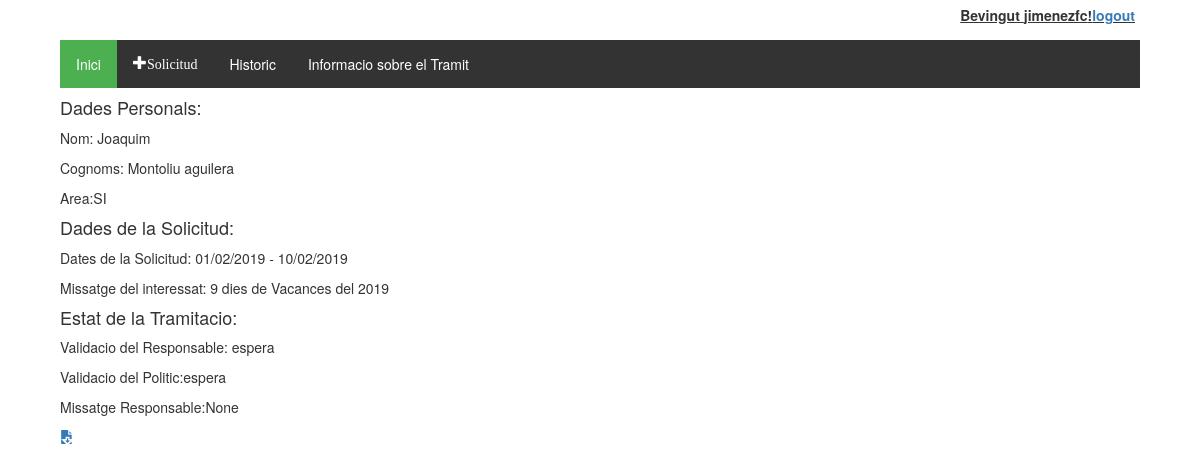
The app's page /tramitador/tramit/1/ (signed in) with its own data.
### tramitador/models.py (models this page shows, shortened)
class Treballadors(AbstractUser):
    tip_areas = (
        ('SE','Serveis Econòmics'),
        ('ST','Serveis Territorials'),
        ('SP','Serveis Personals'),
        ('SC','Seguretat Ciutadana'),
        ('SI','Serveis Interns'),
        ('SO', 'Serveis Organització'),
    )
    """tip_rols = (
        ('treb', 'Treballador'),
        ('resp', 'Responsable'),
        ('pol', 'Politic'),
    )
    tip_estats = (
        ('alta', 'Alta'),
        ('baixa','Baixa'),
    )
    creat_en = models.DateTimeField(auto_now_add=True)
    modificat_en = models.DateTimeField(auto_now=True)"""
    usuari = models.CharField(max_length=20)
    """nom = models.CharField(max_length=20)
    cognoms = models.CharField(max_length=20)
    email = models.CharField(max_length=50)"""
    dni = models.CharField(max_length=20, null = True, blank=True)
    area = models.CharField(max_length=200,choices = tip_areas, default = 'SO')
    """rol = models.CharField(max_length=20, choices = tip_rols, default = 'treb')
    estat = models.CharField(max_length=10, choices = tip_estats, default = 'alta')"""

class Tramit(models.Model):
    validacio = (
        ('conforme','conforme'),
        ('inconforme','no conforme'),
        ('espera', 'en espera'),
    )
    tipologia = (
        ('vacances', 'Vacances'),
        ('perm_precep', 'Permisos preceptius'),
        ('perm_no_precep', 'Permisos no preceptius'),
        ('asum_p', 'Asumptes personals'),
    )
    treballador = models.ForeignKey(Treballadors, on_delete=models.CASCADE)
    document = models.ForeignKey(Document, on_delete=models.SET_NULL, null=True)
    creat_en = models.DateTimeField(auto_now_add=True)
    modificat_en = models.DateTimeField(auto_now=True)
    data_sol = models.CharField(max_length=250)
    tipus = models.CharField(max_length=40, choices=tipologia, default='asum_p')
    finalitzat = models.BooleanField(default=False)
    """Validacio de RRHH"""
    valRRHH = models.CharField(max_length=7, choices=validacio, default='espera')
    """Validacio del responsable"""
    valResp =  models.CharField(max_length=7, choices=validacio, default='espera')
    """Validacio del Politic"""
    valPol = models.CharField(max_length=7, choices=validacio, default='espera')
    """En cas de voler explicar el motiu"""
    missatge_usuari = models.CharField(max_length=250, null = True, blank=True)
    missatge_responsable = models.CharField(max_length=250, null = True, blank=True)
    """Millores per el admin site"""
    def was_published_recently(self):
        return self.creat_en >= timezone.now() - datetime.timedelta(days=1)
    was_published_recently.admin_order_field = 'creat_en'
    was_published_recently.boolean = True
    was_published_recently.short_description = 'Publicat recentment?'

class Document(models.Model):
    descripcio = models.CharField(max_length=255, blank=True)
    document = models.FileField(upload_to='%Y/%m/')
    pujat_en = models.DateTimeField(auto_now_add=True)
    pujat_per = models.ForeignKey(Treballadors, on_delete=models.CASCADE)
    def __str__(self):
        return self.descripcio

### tramitador/views.py (the view)
# urls.py: path('tramit/<int:pk>/', views.tramit_detall, name='tramit_detall'),
@login_required
def tramit_detall(request, pk):
    tramit = get_object_or_404(Tramit, pk=pk)
    return render(request, 'tramits/tramit_detall.html', {'tramit': tramit})

### tramitador/templates/tramits/tramit_detall.html
{% extends 'tramits/base.html' %}
{% block content %}
  <div id="tramit">
    <h4>Dades Personals:</h4>
    <p>Nom: {{tramit.treballador.first_name}}</p>
    <p>Cognoms: {{tramit.treballador.last_name}}</p>
    <p>Area:{{tramit.treballador.area}}</p>
    <h4>Dades de la Solicitud:</h4>
    <p>Dates de la Solicitud: {{tramit.data_sol}}</p>
    <p>Missatge del interessat: {{tramit.missatge_usuari}}</p>
    <h4>Estat de la Tramitacio:</h4>
    <p>Validacio del Responsable: {{tramit.valResp}}</p>
    <p>Validacio del Politic:{{tramit.valPol}}</p>
    <p>Missatge Responsable:{{tramit.missatge_responsable}}</p>
    <p>{% if tramit.document %}<a href="{% url tramit.document %}" class="glyphicon glyphicon-save-file"></a>{% else %}Sense document <i class="glyphicon glyphicon-open-file" id="enviar_doc" data-tramit="{{tramit.pk}}"></i>{% endif %}</p>
  </div>
{% endblock %}

### tramitador/templates/tramits/base.html (shortened to what this page needs)
<!DOCTYPE html>
{% load static %}
<html lang="es">
  <head>
    <link rel="stylesheet" href="https://maxcdn.bootstrapcdn.com/bootstrap/3.3.5/css/bootstrap.min.css">
    <link rel="stylesheet" href="https://maxcdn.bootstrapcdn.com/font-awesome/4.4.0/css/font-awesome.min.css">
    <link rel="stylesheet" href="{% static 'tramits/style.css' %}">
  </head>
  <body>
    <div id="heading">
      {% block heading %}
        {% if user.is_authenticated %}
          Bevingut {{ user.username }}!
          <p><a href="{% url 'logout' %}">logout</a></p>
        {% else %}
          <p>Encara no t'has autentificat: </p>
          <a href="{% url 'login' %}">login</a>
        {% endif %}
      {% endblock %}
    </div>
    {% if user.is_authenticated %}
      <div id="main_block">
        <div id="options_block">
          <ul class="menu_options">
            <li><a href="{% url 'index' %}" class="active">Inici</a></li>
            <li><a href="{% url 'nou_tramit' %}"class ="glyphicon glyphicon-plus">Solicitud</a></li>
            <li><a href="/hisotric">Historic</a></li>
            <li><a href="/infor">Informacio sobre el Tramit</a></li>
          </ul>
        </div>
        {% block content %}
        {% endblock %}
      </div>
    {% endif %}
  </body>
</html>

### tramitador/static/tramits/style.css (style rules this page uses)
#heading { display:flex; flex-direction: row; justify-content: flex-end; width: 90%; height: auto; margin-left: auto; margin-right: auto; padding: 5px; text-decoration: underline; font-weight: bold; }
#main_block { display:flex; flex-direction:column; width: 90%; margin-left: auto; margin-right: auto; height: auto; justify-content: center; }
#options_block { display: block; flex-direction:row; width: 100%; height: auto; }
ul.menu_options { list-style-type: none; margin: 0; padding: 0; overflow: hidden; background-color: #333; }
ul.menu_options li { float: left; }
ul.menu_options li a { display: block; color: white; text-align: center; padding: 14px 16px; text-decoration: none; }
.active { background-color: #4CAF50; }
a, i { cursor: pointer; }

### records on screen
Treballadors: username "jimenezfc"
Tramit: treballador.first_name "Joaquim", treballador.last_name "Montoliu aguilera", treballador.area "SI", data_sol "01/02/2019 - 10/02/2019", missatge_usuari "9 dies de Vacances del 2019", valResp "espera", valPol "espera", missatge_responsable "None"
